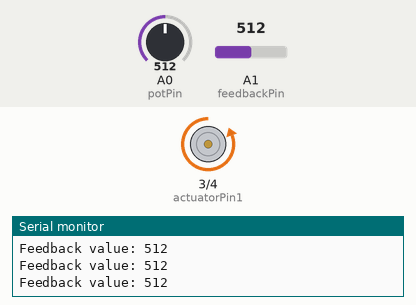
A sketch run on a simulated Arduino Uno, built with avr-gcc and run on an emulated ATmega328P. On the bench: motor-driver pin pairs drawn as motors (green arrow = first pin HIGH = forward, orange = second pin HIGH = backward, longer = more drive, scaled by the enable pin), the last lines printed to the serial monitor. The inputs (shaded band) are chosen by the test bench; at power-on: A1 (feedbackPin) = 512, A0 (potPin) = 512.

Above: at 1.2 s.
1.3 s: A1 (feedbackPin) set to 39
4.3 s: A1 (feedbackPin) set to 33
At 5.0 s:
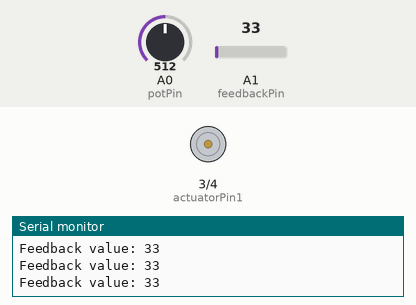
5.8 s: A0 (potPin) set to 534
At 7.2 s:
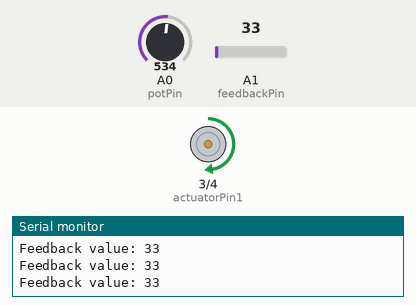
Timing chart, 0 to 8.8 s (numbered marks = the images above; inputs shaded):
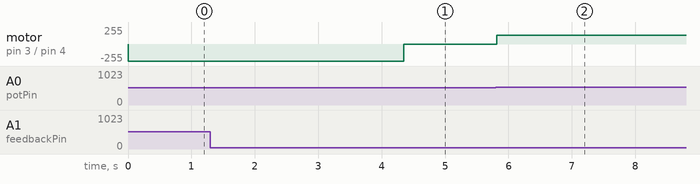

Measured:
- the behaviour switches between 36 and 35 on A1 (feedbackPin) (found by bisection; images 0 and 1)
- the behaviour switches between 524 and 525 on A0 (potPin) (found by bisection; images 1 and 2)
- after the input at 4.3 s, motor on pin 3 (actuatorPin1) / pin 4 (actuatorPin2): backward 255/255 → stopped after 0.05 s
- after the input at 5.8 s, motor on pin 3 (actuatorPin1) / pin 4 (actuatorPin2): stopped → forward 128/255 at once

The sketch:

Thermostat_actuator.ino
```cpp
const int potPin = A0;            // Rotary potentiometer signal pin
const int feedbackPin = A1;       // Actuator feedback signal pin
const int actuatorPin1 = 3;       // H-bridge IN1 pin
const int actuatorPin2 = 4;       // H-bridge IN2 pin
const int enaPin = 5;             // H-bridge ENA pin

const int potMin = 500;             // Minimum value of rotary potentiometer
const int potMax = 1023;          // Maximum value of rotary potentiometer
const int feedbackMin = 0;        // Minimum value of actuator feedback potentiometer
const int feedbackMax = 1023;     // Maximum value of actuator feedback potentiometer
const float tolerancePercent = 0.10; // 10% tolerance

const int deadband = 10;          // Deadband around the target position
const int speed = 128;            // Speed of actuator (0-255 for PWM, adjust as needed)
const int overshootDelay = 2000; // Delay after overshooting to avoid immediate reverse

bool overshot = false;            // Flag to indicate if the actuator has overshot the target
unsigned long overshootTime = 0;  // Time when the actuator last overshot the target

void setup() {
  Serial.begin(9600);            // Initialize serial communication
  pinMode(actuatorPin1, OUTPUT); // Set actuator control pins as outputs
  pinMode(actuatorPin2, OUTPUT);
  pinMode(enaPin, OUTPUT);       // Set enable pin as an output

  digitalWrite(enaPin, HIGH);    // Enable the H-bridge
}

void loop() {
  int potValue = analogRead(potPin);            // Read rotary potentiometer value
  int feedbackValue = analogRead(feedbackPin);  // Read actuator feedback value

  // Map potentiometer value to actuator target position
  int targetPosition = map(potValue, potMin, potMax, feedbackMin, feedbackMax);

  // Calculate tolerance range
  int tolerance = targetPosition * tolerancePercent;

  // Debugging output
  //Serial.print("Potentiometer value: ");
  //Serial.println(potValue);
  //Serial.print("Mapped target position: ");
  //Serial.println(targetPosition);
  Serial.print("Feedback value: ");
  Serial.println(feedbackValue);
  //Serial.print("Tolerance: ");
  //Serial.println(tolerance);
  //Serial.print("Deadband: ");
  //Serial.println(deadband);

  // Check if enough time has passed since the last overshoot
  if (overshot && (millis() - overshootTime < overshootDelay)) {
    // Prevent movement if within overshoot delay
    digitalWrite(actuatorPin1, LOW);
    digitalWrite(actuatorPin2, LOW);
    return;
  }

  // Determine if actuator needs to move
  if (feedbackValue < (targetPosition - tolerance - deadband)) {
    // Move actuator to the right
    analogWrite(actuatorPin1, speed);
    digitalWrite(actuatorPin2, LOW);
    overshot = false;  // Reset overshoot flag
  } else if (feedbackValue > (targetPosition + tolerance + deadband)) {
    // Move actuator to the left
    digitalWrite(actuatorPin1, LOW);
    analogWrite(actuatorPin2, speed);
    overshot = false;  // Reset overshoot flag
  } else {
    // Stop actuator if within range
    digitalWrite(actuatorPin1, LOW);
    digitalWrite(actuatorPin2, LOW);
    // Check if overshoot occurred
    if (feedbackValue < (targetPosition - tolerance - deadband) || feedbackValue > (targetPosition + tolerance + deadband)) {
      overshot = true;
      overshootTime = millis();  // Record the time of overshoot
    }
  }

  delay(50); // Delay for stability
}
```
